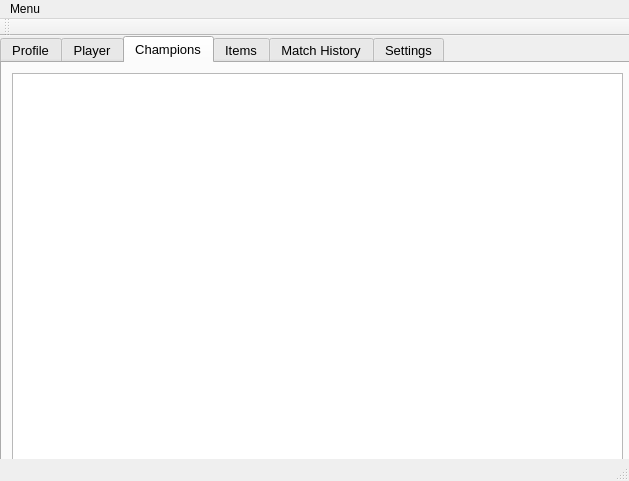
<?xml version="1.0" encoding="UTF-8"?>
<ui version="4.0">
 <class>MainWindow</class>
 <widget class="QMainWindow" name="MainWindow">
  <property name="geometry">
   <rect>
    <x>0</x>
    <y>0</y>
    <width>629</width>
    <height>481</height>
   </rect>
  </property>
  <property name="windowTitle">
   <string>MainWindow</string>
  </property>
  <widget class="QWidget" name="centralWidget">
   <widget class="QTabWidget" name="tabWidget">
    <property name="geometry">
     <rect>
      <x>0</x>
      <y>0</y>
      <width>631</width>
      <height>431</height>
     </rect>
    </property>
    <property name="font">
     <font>
      <pointsize>10</pointsize>
      <weight>50</weight>
      <italic>false</italic>
      <bold>false</bold>
     </font>
    </property>
    <property name="styleSheet">
     <string notr="true"/>
    </property>
    <property name="tabPosition">
     <enum>QTabWidget::North</enum>
    </property>
    <property name="tabShape">
     <enum>QTabWidget::Rounded</enum>
    </property>
    <property name="currentIndex">
     <number>2</number>
    </property>
    <property name="iconSize">
     <size>
      <width>20</width>
      <height>20</height>
     </size>
    </property>
    <widget class="QWidget" name="tab">
     <attribute name="title">
      <string>Profile</string>
     </attribute>
     <widget class="QLabel" name="label">
      <property name="geometry">
       <rect>
        <x>120</x>
        <y>30</y>
        <width>261</width>
        <height>41</height>
       </rect>
      </property>
      <property name="font">
       <font>
        <pointsize>24</pointsize>
       </font>
      </property>
      <property name="autoFillBackground">
       <bool>true</bool>
      </property>
      <property name="text">
       <string>Summoner Name</string>
      </property>
      <property name="scaledContents">
       <bool>false</bool>
      </property>
     </widget>
     <widget class="QLabel" name="label_2">
      <property name="geometry">
       <rect>
        <x>20</x>
        <y>10</y>
        <width>81</width>
        <height>81</height>
       </rect>
      </property>
      <property name="text">
       <string/>
      </property>
      <property name="pixmap">
       <pixmap>Resources/draven icon.png</pixmap>
      </property>
      <property name="scaledContents">
       <bool>true</bool>
      </property>
      <property name="openExternalLinks">
       <bool>false</bool>
      </property>
     </widget>
     <widget class="QGroupBox" name="groupBox">
      <property name="geometry">
       <rect>
        <x>410</x>
        <y>200</y>
        <width>211</width>
        <height>201</height>
       </rect>
      </property>
      <property name="font">
       <font>
        <pointsize>16</pointsize>
       </font>
      </property>
      <property name="title">
       <string>Favorite Champions</string>
      </property>
      <widget class="QListWidget" name="listWidget_favoriteChampions">
       <property name="geometry">
        <rect>
         <x>10</x>
         <y>30</y>
         <width>191</width>
         <height>161</height>
        </rect>
       </property>
       <property name="font">
        <font>
         <pointsize>16</pointsize>
        </font>
       </property>
       <property name="iconSize">
        <size>
         <width>50</width>
         <height>50</height>
        </size>
       </property>
       <item>
        <property name="text">
         <string>New Item</string>
        </property>
       </item>
       <item>
        <property name="text">
         <string>New Item</string>
        </property>
       </item>
       <item>
        <property name="text">
         <string>New Item</string>
        </property>
       </item>
       <item>
        <property name="text">
         <string>New Item</string>
        </property>
        <property name="icon">
         <iconset>
          <normaloff>Resources/draven icon.png</normaloff>Resources/draven icon.png</iconset>
        </property>
       </item>
      </widget>
     </widget>
     <widget class="QLabel" name="label_3">
      <property name="geometry">
       <rect>
        <x>30</x>
        <y>170</y>
        <width>261</width>
        <height>161</height>
       </rect>
      </property>
      <property name="text">
       <string>text stats</string>
      </property>
     </widget>
    </widget>
    <widget class="QWidget" name="tab_4">
     <attribute name="title">
      <string>Player</string>
     </attribute>
     <widget class="QPlainTextEdit" name="plainTextEdit">
      <property name="geometry">
       <rect>
        <x>110</x>
        <y>20</y>
        <width>111</width>
        <height>31</height>
       </rect>
      </property>
     </widget>
     <widget class="QPushButton" name="pushButton">
      <property name="geometry">
       <rect>
        <x>10</x>
        <y>20</y>
        <width>75</width>
        <height>23</height>
       </rect>
      </property>
      <property name="text">
       <string>PushButton</string>
      </property>
     </widget>
    </widget>
    <widget class="QWidget" name="tab_2">
     <attribute name="title">
      <string>Champions</string>
     </attribute>
     <widget class="QTableWidget" name="tableWidget_Champions">
      <property name="geometry">
       <rect>
        <x>10</x>
        <y>10</y>
        <width>611</width>
        <height>391</height>
       </rect>
      </property>
      <property name="iconSize">
       <size>
        <width>10</width>
        <height>10</height>
       </size>
      </property>
      <property name="sortingEnabled">
       <bool>true</bool>
      </property>
      <attribute name="horizontalHeaderCascadingSectionResizes">
       <bool>true</bool>
      </attribute>
      <attribute name="verticalHeaderVisible">
       <bool>false</bool>
      </attribute>
      <attribute name="verticalHeaderCascadingSectionResizes">
       <bool>false</bool>
      </attribute>
     </widget>
    </widget>
    <widget class="QWidget" name="tab_5">
     <attribute name="title">
      <string>Items</string>
     </attribute>
     <widget class="QTableWidget" name="tableWidget_Items">
      <property name="geometry">
       <rect>
        <x>15</x>
        <y>11</y>
        <width>601</width>
        <height>381</height>
       </rect>
      </property>
      <row>
       <property name="text">
        <string>New Row</string>
       </property>
      </row>
      <row>
       <property name="text">
        <string>New Row</string>
       </property>
      </row>
      <column>
       <property name="text">
        <string>New Column</string>
       </property>
      </column>
      <column>
       <property name="text">
        <string>New Column</string>
       </property>
      </column>
     </widget>
    </widget>
    <widget class="QWidget" name="tab_3">
     <attribute name="title">
      <string>Match History</string>
     </attribute>
     <widget class="QListWidget" name="listWidget_Match">
      <property name="geometry">
       <rect>
        <x>10</x>
        <y>10</y>
        <width>311</width>
        <height>371</height>
       </rect>
      </property>
      <item>
       <property name="text">
        <string>New Item</string>
       </property>
      </item>
      <item>
       <property name="text">
        <string>New Item</string>
       </property>
      </item>
      <item>
       <property name="text">
        <string>New Item</string>
       </property>
      </item>
      <item>
       <property name="text">
        <string>New Item</string>
       </property>
      </item>
     </widget>
     <widget class="QFrame" name="frame">
      <property name="geometry">
       <rect>
        <x>330</x>
        <y>10</y>
        <width>291</width>
        <height>371</height>
       </rect>
      </property>
      <property name="frameShape">
       <enum>QFrame::StyledPanel</enum>
      </property>
      <property name="frameShadow">
       <enum>QFrame::Raised</enum>
      </property>
      <widget class="QGroupBox" name="groupBox_2">
       <property name="geometry">
        <rect>
         <x>20</x>
         <y>10</y>
         <width>221</width>
         <height>51</height>
        </rect>
       </property>
       <property name="title">
        <string>Items</string>
       </property>
      </widget>
      <widget class="QLabel" name="label_5">
       <property name="geometry">
        <rect>
         <x>30</x>
         <y>100</y>
         <width>46</width>
         <height>13</height>
        </rect>
       </property>
       <property name="text">
        <string>stats</string>
       </property>
      </widget>
     </widget>
    </widget>
    <widget class="QWidget" name="tab_7">
     <attribute name="icon">
      <iconset>
       <normaloff>Resources/draven icon.png</normaloff>Resources/draven icon.png</iconset>
     </attribute>
     <attribute name="title">
      <string>Settings</string>
     </attribute>
     <widget class="QLabel" name="label_4">
      <property name="geometry">
       <rect>
        <x>10</x>
        <y>60</y>
        <width>158</width>
        <height>16</height>
       </rect>
      </property>
      <property name="text">
       <string>Summoner Name</string>
      </property>
     </widget>
     <widget class="QPlainTextEdit" name="plainTextEdit_2">
      <property name="geometry">
       <rect>
        <x>190</x>
        <y>50</y>
        <width>121</width>
        <height>41</height>
       </rect>
      </property>
     </widget>
    </widget>
   </widget>
  </widget>
  <widget class="QToolBar" name="mainToolBar">
   <attribute name="toolBarArea">
    <enum>TopToolBarArea</enum>
   </attribute>
   <attribute name="toolBarBreak">
    <bool>false</bool>
   </attribute>
  </widget>
  <widget class="QStatusBar" name="statusBar"/>
  <widget class="QMenuBar" name="menuBar">
   <property name="geometry">
    <rect>
     <x>0</x>
     <y>0</y>
     <width>629</width>
     <height>21</height>
    </rect>
   </property>
   <widget class="QMenu" name="menuLoLScribe">
    <property name="title">
     <string>Menu</string>
    </property>
    <addaction name="actionSettings"/>
    <addaction name="separator"/>
    <addaction name="actionQuit"/>
   </widget>
   <addaction name="menuLoLScribe"/>
  </widget>
  <action name="actionQuit">
   <property name="text">
    <string>Quit</string>
   </property>
  </action>
  <action name="actionSettings">
   <property name="text">
    <string>Settings</string>
   </property>
  </action>
 </widget>
 <layoutdefault spacing="6" margin="11"/>
 <resources/>
 <connections/>
</ui>
